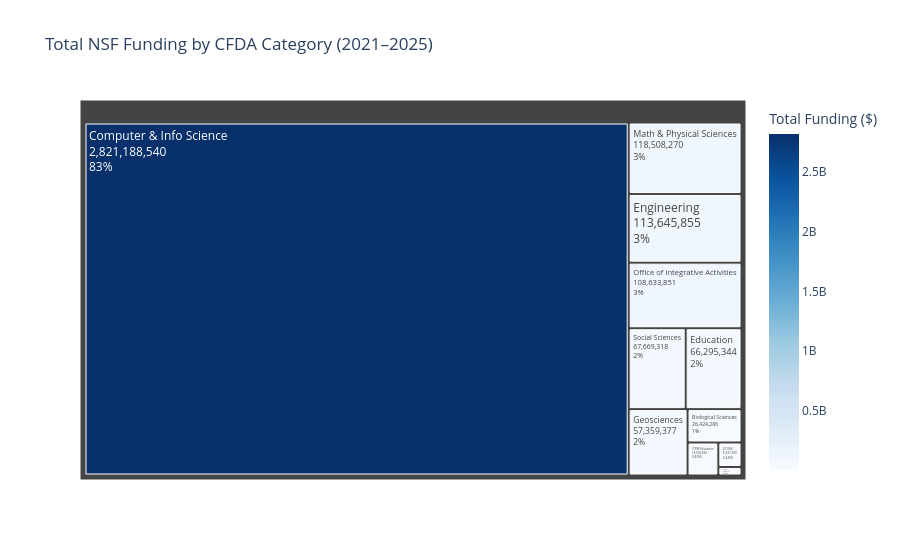

Write notebook code for a chart like this one.
### Code cell
# ── Treemap: total funding by CFDA ───────────────────────────────────────────
cfda_total = cfda_year.groupby('cfda_label')['amount'].sum().reset_index()

fig = px.treemap(
    cfda_total, path=['cfda_label'], values='amount',
    title='Total NSF Funding by CFDA Category (2021–2025)',
    color='amount', color_continuous_scale='Blues',
    labels={'amount': 'Total Funding ($)'}
)
fig.update_traces(textinfo='label+value+percent root')
save_fig(fig, '04_cfda_treemap')
fig.show()

### Figure 1 — Plotly figure (JSON) as saved in the notebook; plotly's stock layout.template omitted (floating-point values rounded to 4 significant figures)
{"data": [{"branchvalues": "total", "customdata": [[2892000.0], [8337000.0], [26420000.0], [2821000000.0], [66300000.0], [113600000.0], [57360000.0], [118500000.0], [108600000.0], [14940000.0], [67670000.0]], "domain": {"x": [0, 1], "y": [0, 1]}, "hovertemplate": "labels=%{label}<br>amount_sum=%{value}<br>parent=%{parent}<br>id=%{id}<br>Total Funding ($)=%{color}<extra></extra>", "ids": ["47.078", "47.084", "Biological Sciences", "Computer & Info Science", "Education", "Engineering", "Geosciences", "Math & Physical Sciences", "Office of Integrative Activities", "STEM Education", "Social Sciences"], "labels": ["47.078", "47.084", "Biological Sciences", "Computer & Info Science", "Education", "Engineering", "Geosciences", "Math & Physical Sciences", "Office of Integrative Activities", "STEM Education", "Social Sciences"], "marker": {"coloraxis": "coloraxis", "colors": [2892000.0, 8337000.0, 26420000.0, 2821000000.0, 66300000.0, 113600000.0, 57360000.0, 118500000.0, 108600000.0, 14940000.0, 67670000.0]}, "name": "", "parents": ["", "", "", "", "", "", "", "", "", "", ""], "textinfo": "label+value+percent root", "type": "treemap", "values": [2892000.0, 8337000.0, 26420000.0, 2821000000.0, 66300000.0, 113600000.0, 57360000.0, 118500000.0, 108600000.0, 14940000.0, 67670000.0]}], "layout": {"coloraxis": {"colorbar": {"title": {"text": "Total Funding ($)"}}, "colorscale": [[0, "rgb(247,251,255)"], [0.125, "rgb(222,235,247)"], [0.25, "rgb(198,219,239)"], [0.375, "rgb(158,202,225)"], [0.5, "rgb(107,174,214)"], [0.625, "rgb(66,146,198)"], [0.75, "rgb(33,113,181)"], [0.875, "rgb(8,81,156)"], [1, "rgb(8,48,107)"]]}, "legend": {"tracegroupgap": 0}, "title": {"text": "Total NSF Funding by CFDA Category (2021–2025)"}}}
